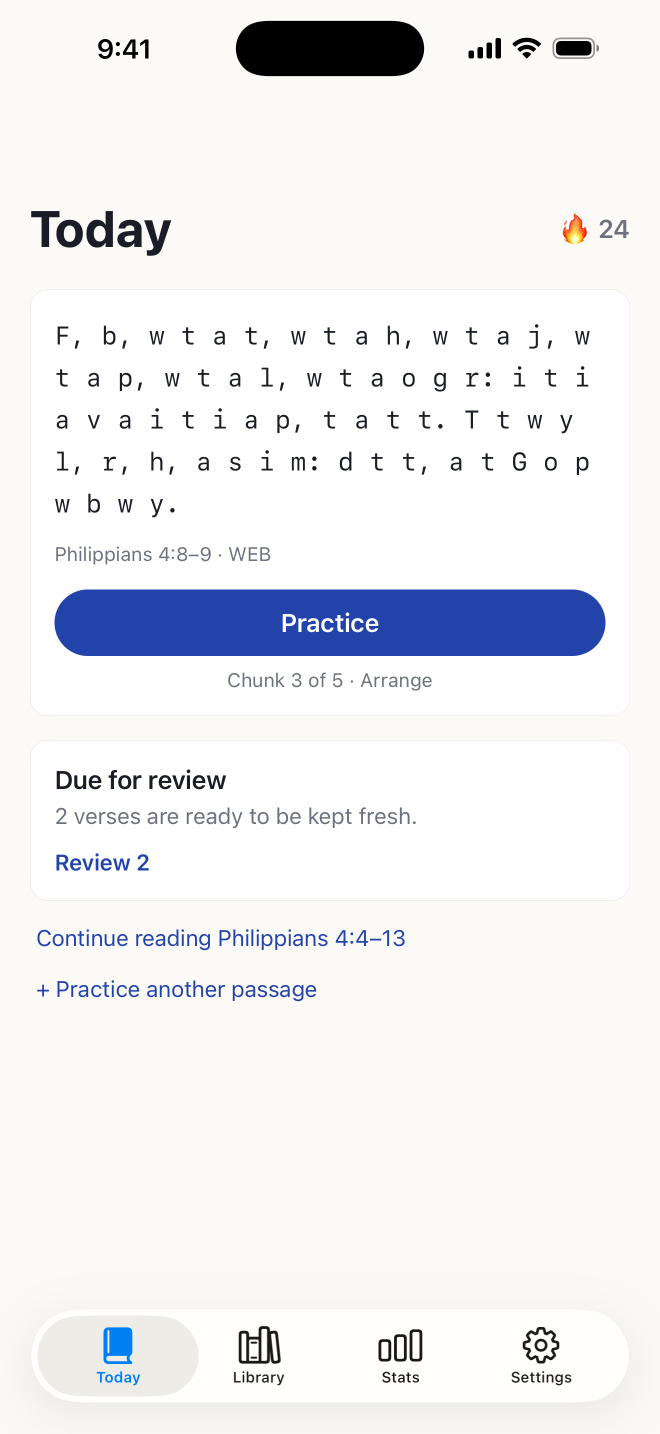
#> input picture store/screenshots/raw/today.png, 1320 x 2868 px (shown at 1/2 size)
$ python site-images.py
#> lines starting #> are read from the running program, lines starting #| are printed output that depends on the picture
#!/usr/bin/env python3
"""
Build the website's image set (site/img/) from the app's existing visuals.

    python3 scripts/site-images.py

Sources (all already in the repo or produced by the store/promo pipelines):
  store/screenshots/raw/*.png      plain simulator captures (1320x2868, 9:41 status bar)
  promo/public/img/shield.png      the Recite to Unlock shield from a real iPhone, status bar cleaned
  assets/images/onboarding/*.png   real Home Screen / Lock Screen widget captures
  promo/out/stills/duo-440.png     iPhone Duo "reads like a book" still (promo/out is gitignored;
                                   the frame is skipped with a note when it is missing)
  store/creative/universal-16x9.png  the John 15:4 dissolution ladder -> Open Graph image
  assets/images/icon.png           app icon -> favicon + apple-touch-icon

Phones are exported as WebP at two widths (440 and 880 px) for srcset; the rest at
their native size. Outputs are committed, so this only needs re-running when a
capture changes.
"""
import os
import sys

from PIL import Image

ROOT = os.path.join(os.path.dirname(os.path.abspath(__file__)), "..")
OUT = os.path.join(ROOT, "site", "img")
RAW = os.path.join(ROOT, "store", "screenshots", "raw")
ONBOARDING = os.path.join(ROOT, "assets", "images", "onboarding")

PHONE_W, PHONE_H = 1320, 2868  # every phone frame is normalised to this aspect
PHONE_WIDTHS = (440, 880)
QUALITY = 82

PHONES = {
    "today": os.path.join(RAW, "today.png"),
    "arrange": os.path.join(RAW, "arrange.png"),
    "blanks": os.path.join(RAW, "blanks.png"),
    "speak": os.path.join(RAW, "speak.png"),
    "graded": os.path.join(RAW, "graded.png"),
    "stats": os.path.join(RAW, "stats.png"),
    "shield": os.path.join(ROOT, "promo", "public", "img", "shield.png"),
}

WIDGETS = {
    "widget-lock": os.path.join(ONBOARDING, "lock-screen.png"),
    "widget-home-light": os.path.join(ONBOARDING, "widget-home-light.png"),
    "widget-home-dark": os.path.join(ONBOARDING, "widget-home-dark.png"),
}


def cover(img, w, h):
    """Scale and centre-crop to exactly w x h (like CSS object-fit: cover)."""
    scale = max(w / img.width, h / img.height)
    resized = img.resize((round(img.width * scale), round(img.height * scale)), Image.LANCZOS)
    left = (resized.width - w) // 2
    top = (resized.height - h) // 2
    return resized.crop((left, top, left + w, top + h))


def save_webp(img, name, **kw):
    path = os.path.join(OUT, name)
    img.convert("RGB").save(path, "WEBP", quality=QUALITY, method=6, **kw)
    print(f"  {name:28s} {img.width}x{img.height}  {os.path.getsize(path) // 1024} KB")


def main():
    os.makedirs(OUT, exist_ok=True)
    missing = []

    print("Phones")
    for name, src in PHONES.items():
        if not os.path.exists(src):
            missing.append(src)
            continue
        img = Image.open(src)
#> img is the input picture: PIL image 1320x2868 RGB; mean R, G, B 236.9, 237.8, 240.3
        for w in PHONE_WIDTHS:
            h = round(w * PHONE_H / PHONE_W)
            save_webp(cover(img, w, h), f"{name}-{w}.webp")
#> this loop made 2 passes
#|   today-440.webp               440x956  19 KB
#|   today-880.webp               880x1912  42 KB
#> pass 1, in cover, `resized = img.resize((round(img.width * scale), round(img.height * sca..`:
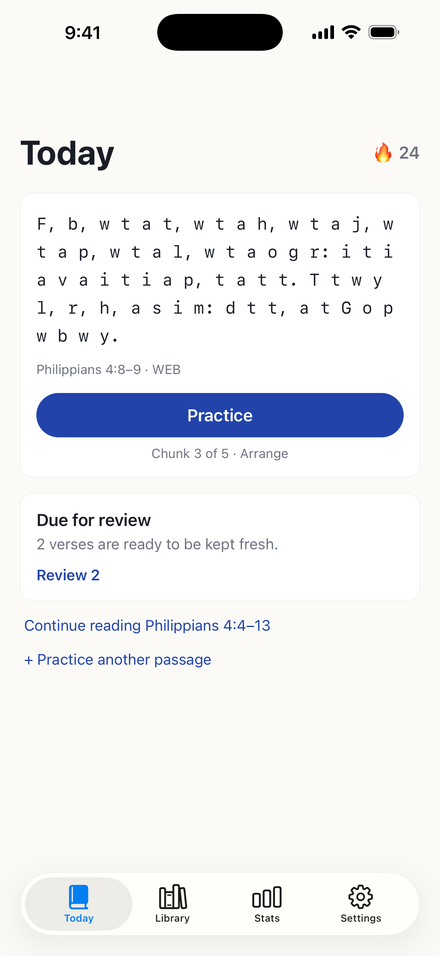
#> resized: PIL image 440x956 RGB; mean R, G, B 236.7, 237.6, 240.1
#> pass 2 of the loop in main, `for name, src in PHONES.items():`:
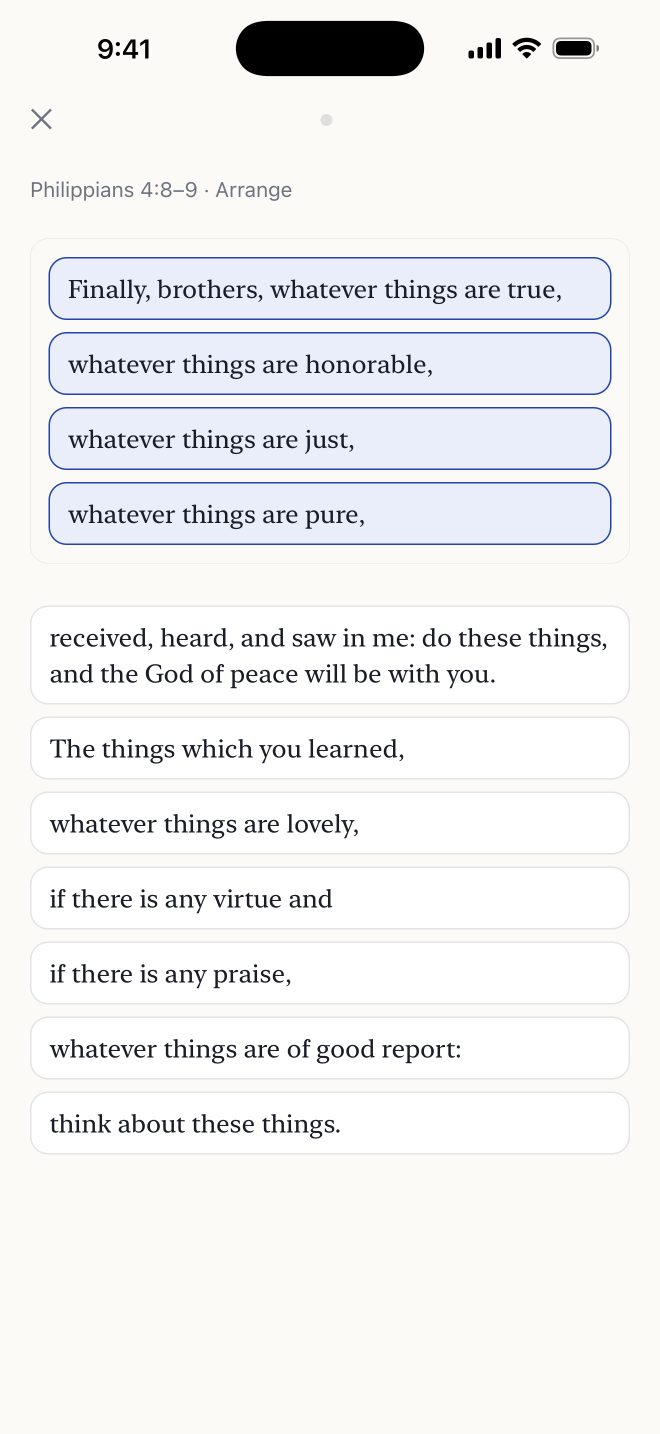
#> input picture store/screenshots/raw/arrange.png, 1320 x 2868 px (shown at 1/2 size)
#> in main, img is the input picture: PIL image 1320x2868 RGB; mean R, G, B 239.6, 240.1, 241.1
#> the loop in main, `for w in PHONE_WIDTHS:` made 2 passes
#|   arrange-440.webp             440x956  23 KB
#|   arrange-880.webp             880x1912  54 KB
#> pass 1, in cover (call 3), `resized = img.resize((round(img.width * scale), round(img.height * sca..`:
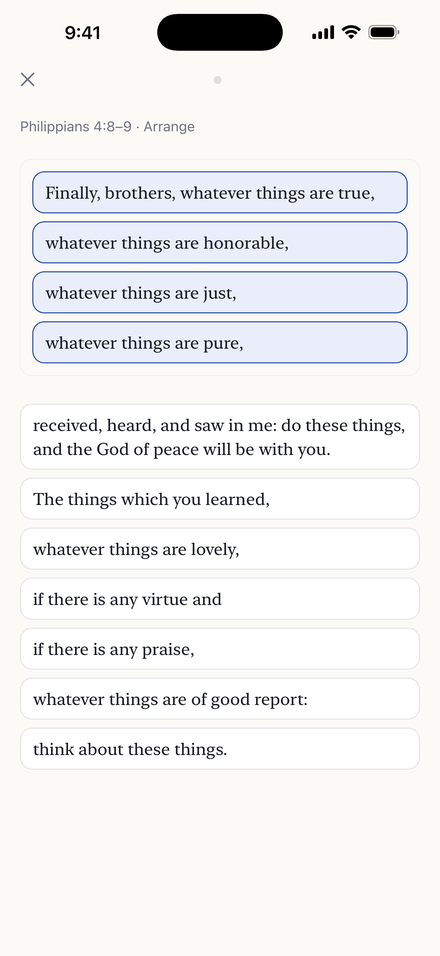
#> resized: PIL image 440x956 RGB; mean R, G, B 239.3, 239.8, 240.8
#> pass 3 of the loop in main, `for name, src in PHONES.items():`:
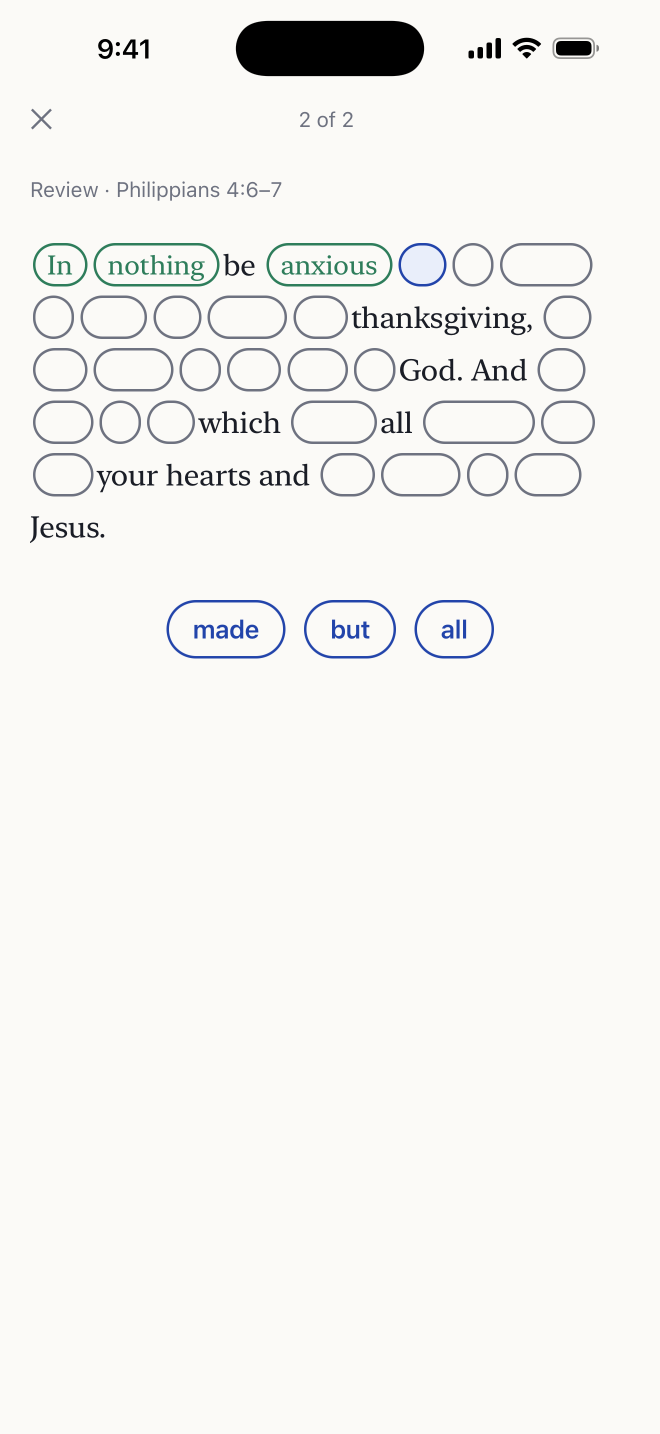
#> input picture store/screenshots/raw/blanks.png, 1320 x 2868 px (shown at 1/2 size)
#> in main, img is the input picture: PIL image 1320x2868 RGB; mean R, G, B 243.8, 243.2, 240.8
#> the loop in main, `for w in PHONE_WIDTHS:` made 2 passes
#|   blanks-440.webp              440x956  16 KB
#|   blanks-880.webp              880x1912  38 KB
#> pass 1, in cover (call 5), `resized = img.resize((round(img.width * scale), round(img.height * sca..`:
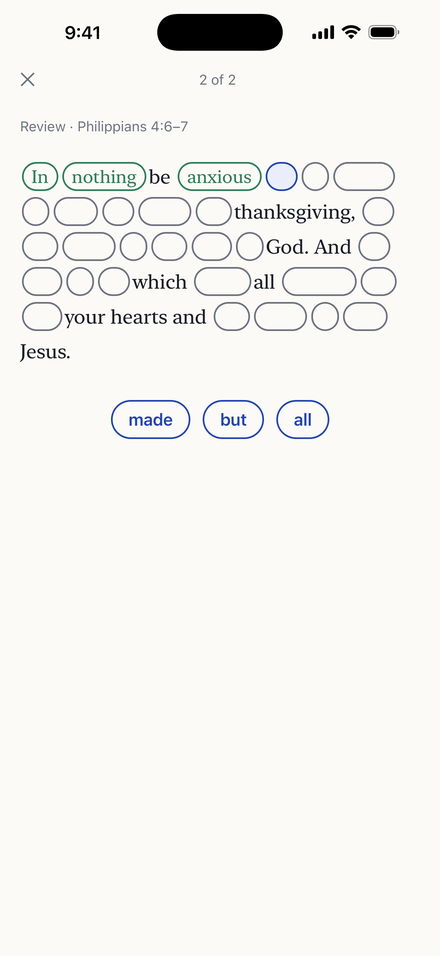
#> resized: PIL image 440x956 RGB; mean R, G, B 243.6, 243.2, 240.8
#> the loop made 7 passes; the first 3 are shown

    print("Widgets")
    for name, src in WIDGETS.items():
        if not os.path.exists(src):
            missing.append(src)
            continue
        save_webp(Image.open(src), f"{name}.webp")
#> pass 2 of the loop in main, `for name, src in WIDGETS.items():`:
#> pass 3 of the loop in main, `for name, src in WIDGETS.items():`:

    print("iPhone Duo")
    duo = os.path.join(ROOT, "promo", "out", "stills", "duo-440.png")
    if os.path.exists(duo):
        img = Image.open(duo).crop((0, 380, 1080, 1300))  # the device with its lapis surround
        save_webp(img, "duo-reader.webp")
    else:
        missing.append(duo)

    print("Open Graph")
    creative = os.path.join(ROOT, "store", "creative", "universal-16x9.png")
    if os.path.exists(creative):
        og = cover(Image.open(creative), 1200, 630)
        path = os.path.join(OUT, "og.jpg")
        og.convert("RGB").save(path, "JPEG", quality=92, optimize=True, progressive=True)
        print(f"  og.jpg                       1200x630  {os.path.getsize(path) // 1024} KB")
    else:
        missing.append(creative)

    print("Icons")
#> (the run stopped early here; a loop or call above may not have finished)
